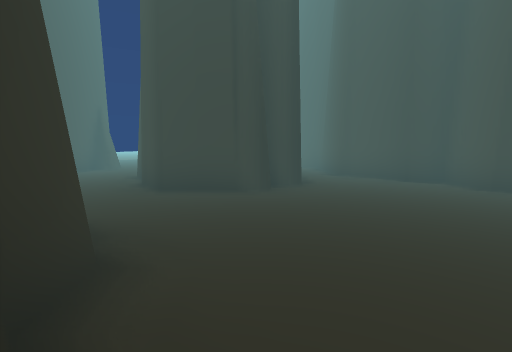
[1] (above)

20 first-person views from a walk through a scene from a Unity 3-D project. The camera is 1.4 m above the floor, tilts 6° down and sees 85° across. The floor is counted in squares, 2 m on a side. Each view is taken from the middle of a square. On the plan, view 1 faces up. The plan holds only what a view shows up to about 9 squares ahead; the rest is blank. The place goes on beyond the plan. Some trees and plants on the terrain are drawn as simple stand-ins. The player character is not drawn.

[2]
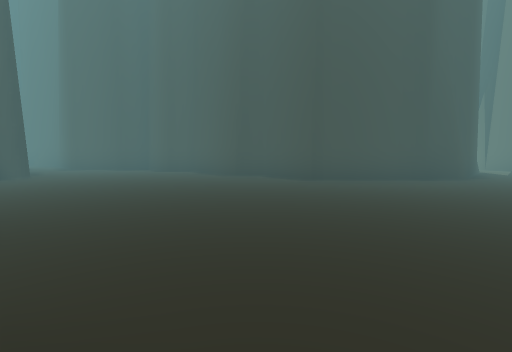

[3]
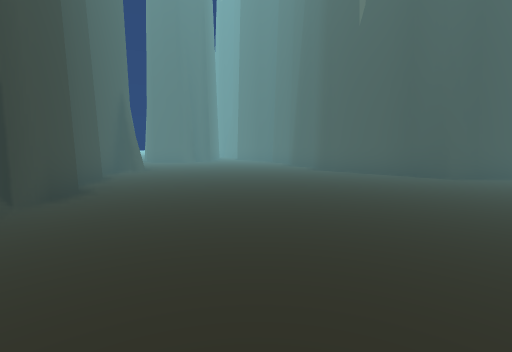

[4]
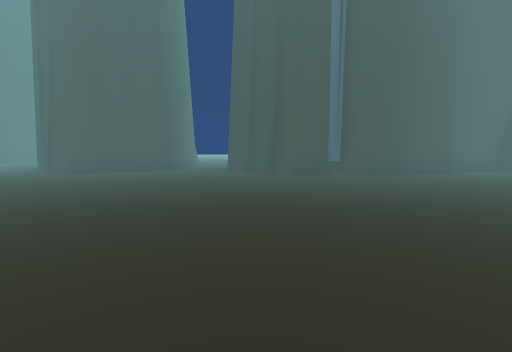

[5]
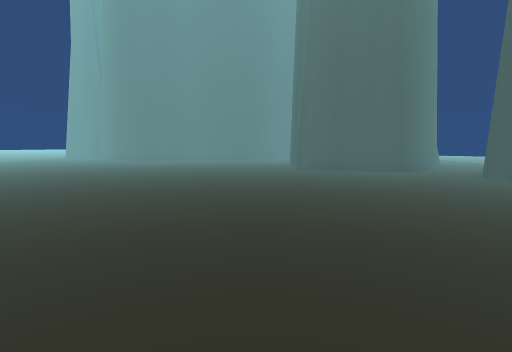

[6]
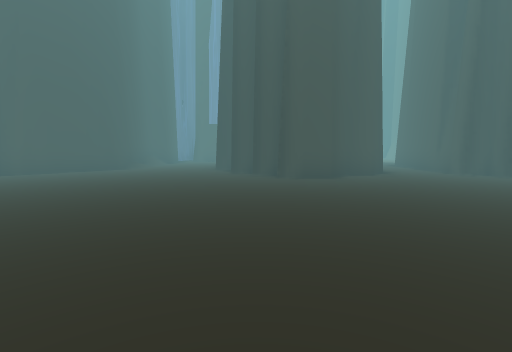

[7]
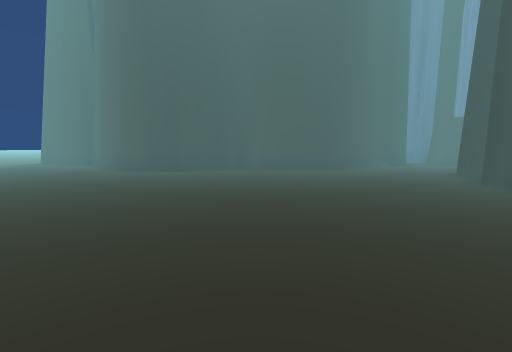

[8]
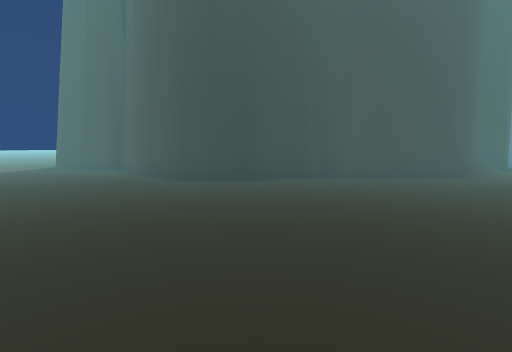

[9]
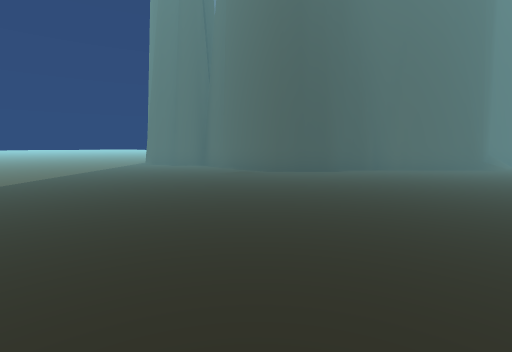

[10]
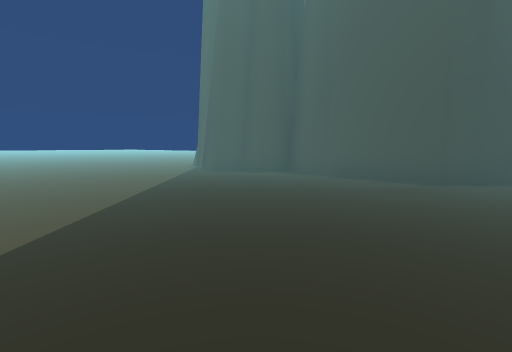

[11]
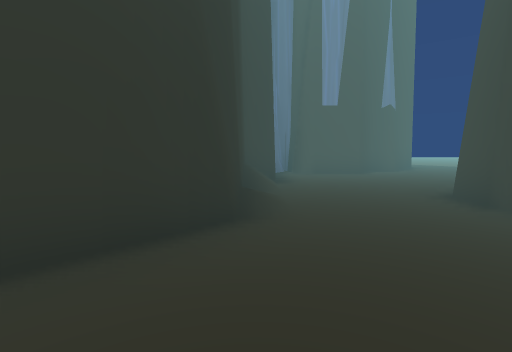

[12]
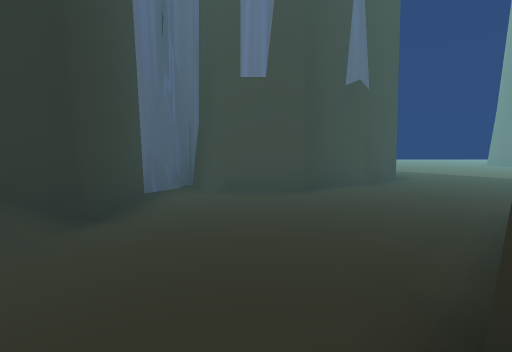

[13]
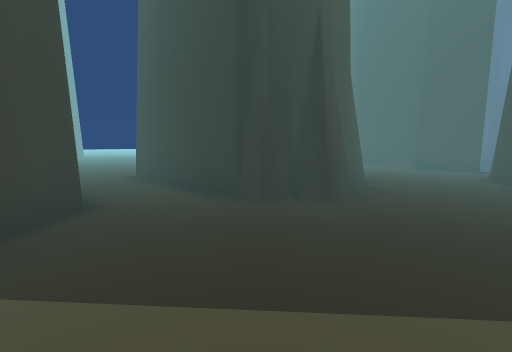

[14]
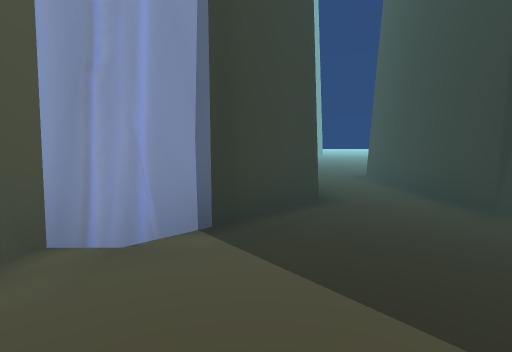

[15]
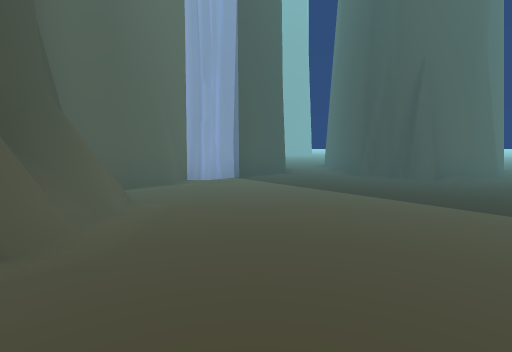

[16]
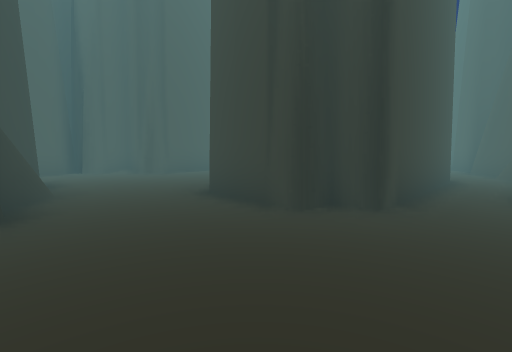

[17]
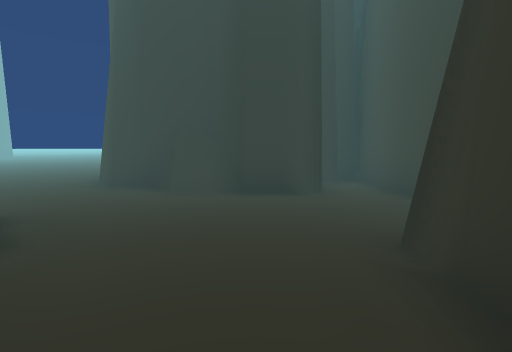

[18]
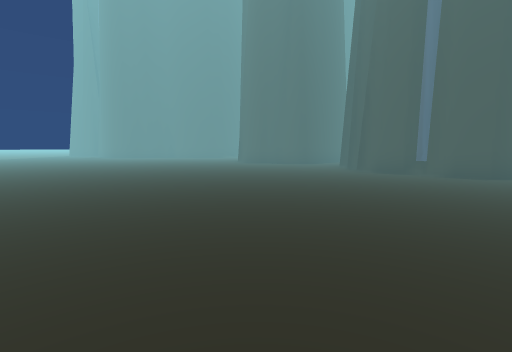

[19]
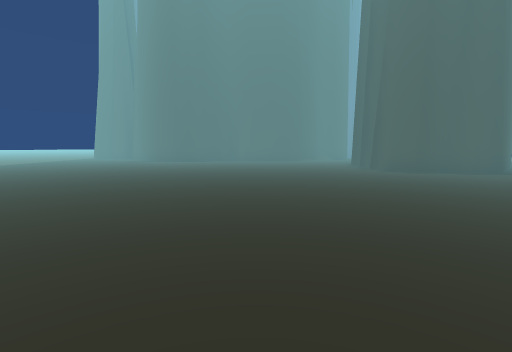

[20]
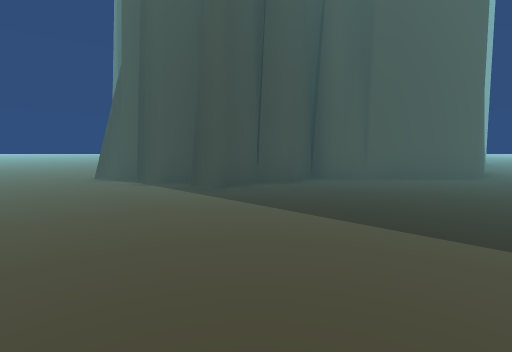

### Floor plan
Key: @ floor where view 1 was taken; # wall or solid block; . floor; / step, stairs or slope; ^ raised ledge.
Columns run from 12 left of view 1 to 8 right of it. Each row starts with its distance up from view 1.
 13             ##
 12             .#
 11              ##
 10              .#
  9        #.    .#
  8        #..   ##
  7        #..   ###
  6        #..# ##.##
  5      ###..###...##
  4      #...........#
  3      #...........#
  2      #.#^##......#
  1      ##^   #.....##
  0            #@.....##
 -1            #.......##
 -2            #........#
 -3            #.........
 -4            ##........
 -5   #####     #........
 -6  .....##   ##........
 -7 .......#####.........
 -8 .....................
 -9 .....................
-10 .......#####.........
-11  .....##   #.........
-12    #...#   #.........
-13    ##..#####.........
-14     #...##...........
-15     #................
-16     #................
-17     ####//...........
-18        ####..........
-19           ##.........
-20            ##........
-21             ##.......
-22              ##......
-23               #......
-24               #......
-25               #......
-26               #......
-27               ##.....

Where each view was taken, in squares from view 1:
view 1: 0 up, 0 right, facing up
view 2: 3 down, 0 right, facing up-right
view 3: 8 down, 3 right, facing up
view 4: 7 down, 7 right, facing left
view 5: 7 down, 7 right, facing down-left
view 6: 13 down, 6 right, facing left
view 7: 13 down, 5 right, facing down-left
view 8: 16 down, 5 right, facing down-left
view 9: 16 down, 8 right, facing down-left
view 10: 20 down, 8 right, facing down-left
view 11: 17 down, 0 right, facing left
view 12: 15 down, 3 left, facing left
view 13: 7 down, 8 left, facing down-right
view 14: 7 down, 8 left, facing right
view 15: 7 down, 12 left, facing right
view 16: 2 up, 2 right, facing up-left
view 17: 7 up, 4 left, facing down
view 18: 3 down, 8 right, facing down-left
view 19: 9 down, 8 right, facing down-left
view 20: 26 down, 8 right, facing left
